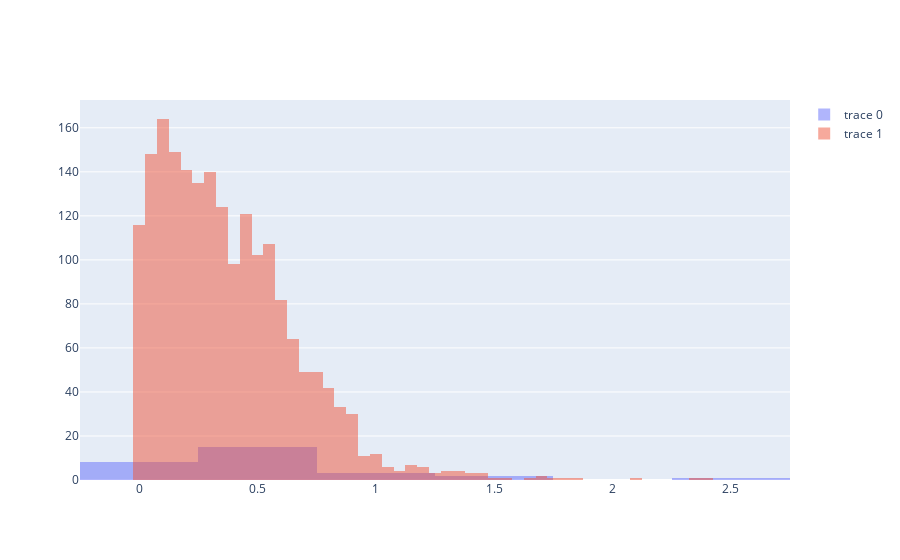

Source (notebook cell):
### Code cell
import plotly.graph_objects as go

fig = go.Figure()
fig.add_trace(go.Histogram(x=win_dict['vol_ano']))
fig.add_trace(go.Histogram(x=complete_dict['vol_ano']))

# Overlay both histograms
fig.update_layout(barmode='overlay')
# Reduce opacity to see both histograms
fig.update_traces(opacity=0.50)
fig.show()

### Figure 1 — Plotly figure (JSON) as saved in the notebook; plotly's stock layout.template omitted (floating-point values rounded to 4 significant figures; data arrays with more than 128 entries replaced by an {"elided": "..."} marker saying what was removed)
{"data": [{"opacity": 0.5, "type": "histogram", "x": [0, 0.1955, 0.2027, 1.701, 0.3221, 0.2614, 0.01278, 0, 0.6159, 0.762, 0, 0.2958, 0.2874, 0.9556, 0.1536, 0.7885, 2.359, 0.3972, 0.4019, 0.2769, 1.269, 0.3217, 0.4283, 0.5555, 0.3936, 0, 0.3644, 0.2896, 0.3218]}, {"opacity": 0.5, "type": "histogram", "x": {"elided": "1968 float values"}}], "layout": {"autosize": true, "barmode": "overlay", "xaxis": {"autorange": true, "range": [-0.25, 2.75], "type": "linear"}, "yaxis": {"autorange": true, "range": [0, 172.6]}}}
